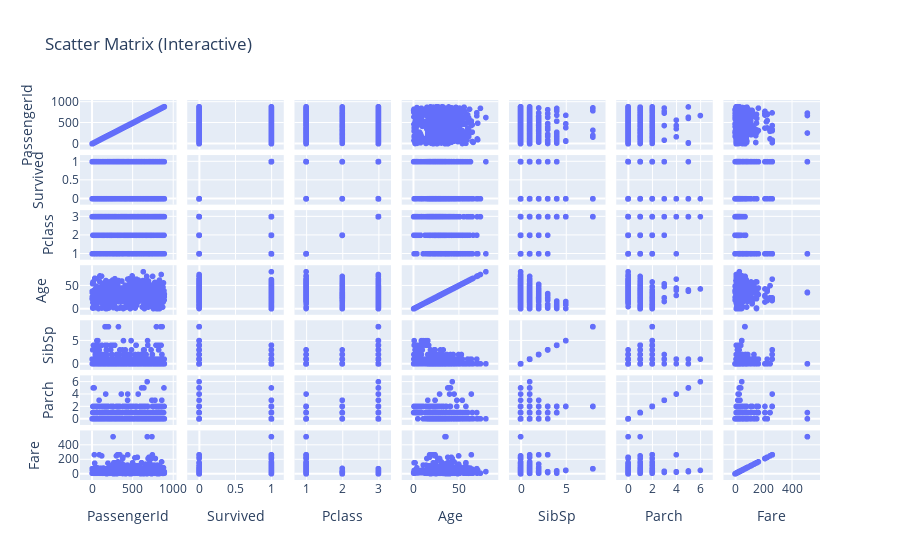

The notebook cell saved with this chart:
### Code cell
# OPTIONAL: Plotly scatter matrix (interactive, won't show on GitHub but nice for local viewing)
try:
    import plotly.express as px
    fig = px.scatter_matrix(df, dimensions=numeric_cols, title="Scatter Matrix (Interactive)")
    fig.show()
except ImportError:
    print("Plotly not installed or cannot render interactive charts in this environment.")

### Figure 1 — Plotly figure (JSON) as saved in the notebook; plotly's stock layout.template omitted (floating-point values rounded to 4 significant figures; data arrays with more than 128 entries replaced by an {"elided": "..."} marker saying what was removed)
{"data": [{"dimensions": [{"axis": {"matches": true}, "label": "PassengerId", "values": {"elided": "891 int values"}}, {"axis": {"matches": true}, "label": "Survived", "values": {"elided": "891 int values"}}, {"axis": {"matches": true}, "label": "Pclass", "values": {"elided": "891 int values"}}, {"axis": {"matches": true}, "label": "Age", "values": {"elided": "891 float values"}}, {"axis": {"matches": true}, "label": "SibSp", "values": {"elided": "891 int values"}}, {"axis": {"matches": true}, "label": "Parch", "values": {"elided": "891 int values"}}, {"axis": {"matches": true}, "label": "Fare", "values": {"elided": "891 float values"}}], "hovertemplate": "%{xaxis.title.text}=%{x}<br>%{yaxis.title.text}=%{y}<extra></extra>", "legendgroup": "", "marker": {"color": "#636efa", "symbol": "circle"}, "name": "", "showlegend": false, "type": "splom"}], "layout": {"dragmode": "select", "legend": {"tracegroupgap": 0}, "title": {"text": "Scatter Matrix (Interactive)"}}}
